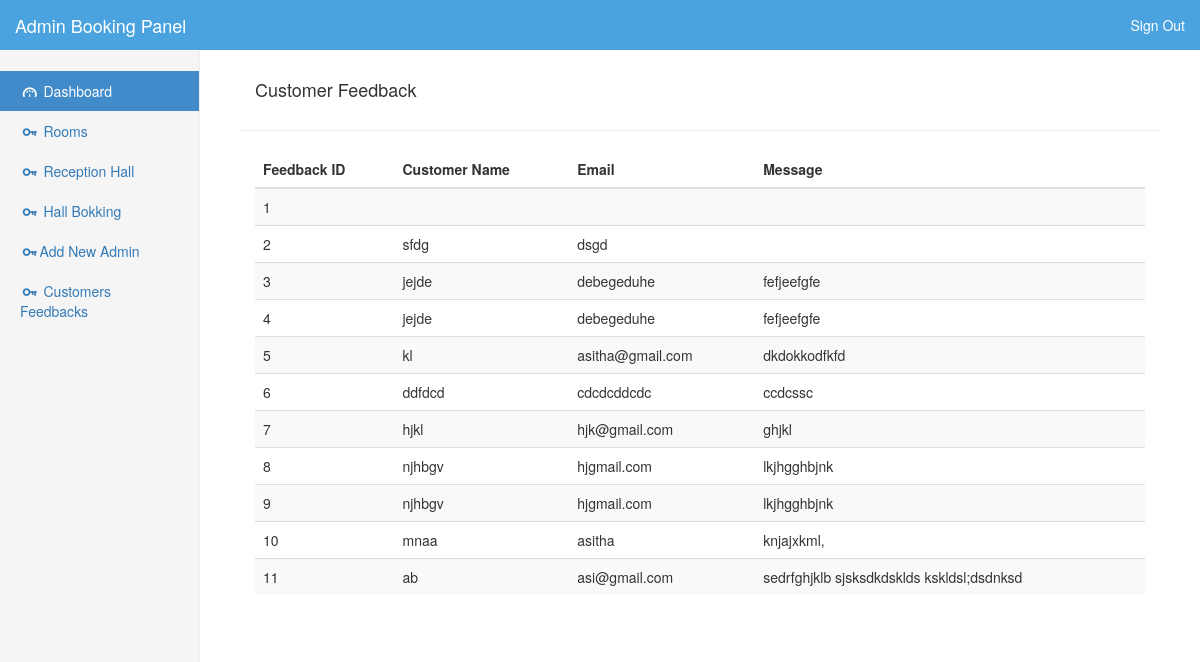
The app's page /HotelB/admin/feedback.php with its own data.
### tables this page shows
CREATE TABLE IF NOT EXISTS `feedback` (
  `feedback_id` int(11) NOT NULL,
  `name` varchar(50) NOT NULL,
  `email` varchar(30) NOT NULL,
  `message` varchar(100) NOT NULL
);

### HotelB/admin/feedback.php (the view, shortened to what this page needs)
<!DOCTYPE html>
<html lang="en">
<head>
    <link href="css/bootstrap.min.css" rel="stylesheet">
    <link href="css/dashboard.css" rel="stylesheet">
	<link href="css/style.css" rel="stylesheet">
	<link href="http://ajax.googleapis.com/ajax/libs/jqueryui/1.8/themes/base/jquery-ui.css" rel="stylesheet" type="text/css"/>
	<link href="css/datepicker.css" rel="stylesheet" type="text/css"/>
	<link rel="stylesheet" href="//cdnjs.cloudflare.com/ajax/libs/morris.js/0.5.1/morris.css">
      <link rel="stylesheet" href="css/fontello.css">
    <link rel="stylesheet" href="css/animation.css">
 </head>
  <body>
    <nav class="navbar navbar-inverse navbar-fixed-top" role="navigation">
      <div class="container-fluid" style="background-color: #4aa3df;">
        <div class="navbar-header">
          <a class="navbar-brand" href="#" style="color: #ffffff;">Admin Booking Panel</a>
        </div>
        <div id="navbar" class="navbar-collapse collapse">
          <ul class="nav navbar-nav navbar-right">
            <li><a href="signout.php" style="color: #ffffff;">Sign Out</a></li>
          </ul>
        </div>
      </div>
    </nav>
    <div class="container-fluid">
      <div class="row">
        <div class="col-sm-5 col-md-2 sidebar">
          <ul class="nav nav-sidebar">
            <li class="active"><a href="dashboard.php"><i class="icon-gauge"></i> Dashboard <span class="sr-only">(current)</span></a></li>
			<li><a href="room.php"><i class="icon-key"></i> Rooms</a></li>
            <li><a href="reception.php"><i class="icon-key"></i> Reception Hall</a></li>
            <li><a href="rhbooking.php"><i class="icon-key"></i> Hall Bokking</a></li>
            <li><a href="newadmin.php"><i class="icon-key"></i>Add New Admin</a></li>
            <li><a href="feedback.php"><i class="icon-key"></i> Customers Feedbacks</a></li>
          </ul>
        </div>
        <div class="col-sm-9 col-sm-offset-3 col-md-10 col-md-offset-2 main">
			<div class="container-fluid">
			 <h4>Customer Feedback</h4>
				<div class="row" id="bookindetails">
					<hr>        <div class="col-xs-12 "  >
							  <div class="table-responsive">
                <table class="table table-striped">
                <thead>
                  <tr>
                    <th>Feedback ID</th>
                    <th>Customer Name</th>
                    <th>Email</th>
                    <th>Message</th>
                  </tr>
                </thead>
                <tbody>
            <?php
              include './auth.php';
              $result = mysqli_query($con,"select * from feedback");
              if(mysqli_num_rows($result) > 0){
                while ($row = mysqli_fetch_array($result) ){
                  print "<tr style=\"\">		 <td>".$row['feedback_id']."</td>\n";
                  print "                  <td>".$row['name']."</td>\n";
                  print "                  <td>".$row['email']."</td>\n";
                  print "                  <td>".$row['message']."</td>\n";
                }
              }
            ?>
                </tbody>
              </table>
							  </div>
							</div>
		</div>
			</div>
				</div>
				</div>
			</div>
</body></html>

### HotelB/admin/css/dashboard.css (style rules this page uses)
body { padding-top: 50px; }
.navbar-fixed-top { border: 0; }
.sidebar { display: none; }
@media (min-width: 768px) { .sidebar { position: fixed; top: 51px; bottom: 0; left: 0; z-index: 1000; display: block; padding: 20px; overflow-x: hidden; overflow-y: auto; background-color: #f5f5f5; border-right: 1px solid #eee; } }
.nav-sidebar { margin-right: -21px; margin-bottom: 20px; margin-left: -20px; }
.nav-sidebar > li > a { padding-right: 20px; padding-left: 20px; }
.nav-sidebar > .active > a, .nav-sidebar > .active > a:hover, .nav-sidebar > .active > a:focus { color: #fff; background-color: #428bca; }
.main { padding: 20px; }
@media (min-width: 768px) { .main { padding-right: 40px; padding-left: 40px; } }

### records on screen
feedback: feedback_id "1"
feedback: feedback_id "2", name "sfdg", email "dsgd"
feedback: feedback_id "3", name "jejde", email "debegeduhe", message "fefjeefgfe"
feedback: feedback_id "4", name "jejde", email "debegeduhe", message "fefjeefgfe"
feedback: feedback_id "5", name "kl", email "asitha@gmail.com", message "dkdokkodfkfd"
feedback: feedback_id "6", name "ddfdcd", email "cdcdcddcdc", message "ccdcssc"
feedback: feedback_id "7", name "hjkl", email "hjk@gmail.com", message "ghjkl"
feedback: feedback_id "8", name "njhbgv", email "hjgmail.com", message "lkjhgghbjnk"
feedback: feedback_id "9", name "njhbgv", email "hjgmail.com", message "lkjhgghbjnk"
feedback: feedback_id "10", name "mnaa", email "asitha", message "knjajxkml,"
feedback: feedback_id "11", name "ab", email "asi@gmail.com", message "sedrfghjklb sjsksdkdsklds kskldsl;dsdnksd"
